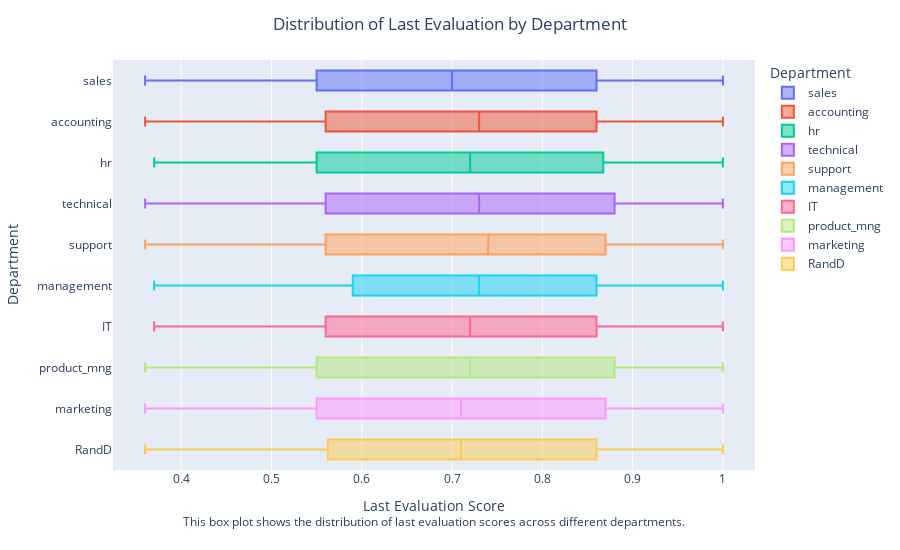

Here is the notebook cell this chart was saved with:
### Code cell
import plotly.express as px
from category_encoders import CatBoostEncoder

fig = px.box(data_frame=df, x="last_evaluation", y="Department", color="Department")

# Add title and description
fig.update_layout(
    title="Distribution of Last Evaluation by Department",
    height=550,
    title_x=0.5,  # Center the title
    xaxis_title="Last Evaluation Score",
    yaxis_title="Department",
    annotations=[
        dict(
            text="This box plot shows the distribution of last evaluation scores across different departments.",
            xref="paper",
            yref="paper",
            x=0.5,
            y=-0.15,  # Position below the x-axis
            showarrow=False,
            font=dict(size=12)
        )
    ]
)

### Figure 1 — Plotly figure (JSON) as saved in the notebook; plotly's stock layout.template omitted (floating-point values rounded to 4 significant figures; data arrays with more than 128 entries replaced by an {"elided": "..."} marker saying what was removed)
{"data": [{"alignmentgroup": "True", "hovertemplate": "Department=%{y}<br>last_evaluation=%{x}<extra></extra>", "legendgroup": "sales", "marker": {"color": "#636efa"}, "name": "sales", "notched": false, "offsetgroup": "sales", "orientation": "h", "showlegend": true, "type": "box", "x": {"elided": "4140 float values"}, "x0": " ", "xaxis": "x", "y": {"elided": "4140 str values"}, "y0": " ", "yaxis": "y"}, {"alignmentgroup": "True", "hovertemplate": "Department=%{y}<br>last_evaluation=%{x}<extra></extra>", "legendgroup": "accounting", "marker": {"color": "#EF553B"}, "name": "accounting", "notched": false, "offsetgroup": "accounting", "orientation": "h", "showlegend": true, "type": "box", "x": {"elided": "767 float values"}, "x0": " ", "xaxis": "x", "y": {"elided": "767 str values"}, "y0": " ", "yaxis": "y"}, {"alignmentgroup": "True", "hovertemplate": "Department=%{y}<br>last_evaluation=%{x}<extra></extra>", "legendgroup": "hr", "marker": {"color": "#00cc96"}, "name": "hr", "notched": false, "offsetgroup": "hr", "orientation": "h", "showlegend": true, "type": "box", "x": {"elided": "739 float values"}, "x0": " ", "xaxis": "x", "y": {"elided": "739 str values"}, "y0": " ", "yaxis": "y"}, {"alignmentgroup": "True", "hovertemplate": "Department=%{y}<br>last_evaluation=%{x}<extra></extra>", "legendgroup": "technical", "marker": {"color": "#ab63fa"}, "name": "technical", "notched": false, "offsetgroup": "technical", "orientation": "h", "showlegend": true, "type": "box", "x": {"elided": "2720 float values"}, "x0": " ", "xaxis": "x", "y": {"elided": "2720 str values"}, "y0": " ", "yaxis": "y"}, {"alignmentgroup": "True", "hovertemplate": "Department=%{y}<br>last_evaluation=%{x}<extra></extra>", "legendgroup": "support", "marker": {"color": "#FFA15A"}, "name": "support", "notched": false, "offsetgroup": "support", "orientation": "h", "showlegend": true, "type": "box", "x": {"elided": "2229 float values"}, "x0": " ", "xaxis": "x", "y": {"elided": "2229 str values"}, "y0": " ", "yaxis": "y"}, {"alignmentgroup": "True", "hovertemplate": "Department=%{y}<br>last_evaluation=%{x}<extra></extra>", "legendgroup": "management", "marker": {"color": "#19d3f3"}, "name": "management", "notched": false, "offsetgroup": "management", "orientation": "h", "showlegend": true, "type": "box", "x": {"elided": "630 float values"}, "x0": " ", "xaxis": "x", "y": {"elided": "630 str values"}, "y0": " ", "yaxis": "y"}, {"alignmentgroup": "True", "hovertemplate": "Department=%{y}<br>last_evaluation=%{x}<extra></extra>", "legendgroup": "IT", "marker": {"color": "#FF6692"}, "name": "IT", "notched": false, "offsetgroup": "IT", "orientation": "h", "showlegend": true, "type": "box", "x": {"elided": "1227 float values"}, "x0": " ", "xaxis": "x", "y": {"elided": "1227 str values"}, "y0": " ", "yaxis": "y"}, {"alignmentgroup": "True", "hovertemplate": "Department=%{y}<br>last_evaluation=%{x}<extra></extra>", "legendgroup": "product_mng", "marker": {"color": "#B6E880"}, "name": "product_mng", "notched": false, "offsetgroup": "product_mng", "orientation": "h", "showlegend": true, "type": "box", "x": {"elided": "902 float values"}, "x0": " ", "xaxis": "x", "y": {"elided": "902 str values"}, "y0": " ", "yaxis": "y"}, {"alignmentgroup": "True", "hovertemplate": "Department=%{y}<br>last_evaluation=%{x}<extra></extra>", "legendgroup": "marketing", "marker": {"color": "#FF97FF"}, "name": "marketing", "notched": false, "offsetgroup": "marketing", "orientation": "h", "showlegend": true, "type": "box", "x": {"elided": "858 float values"}, "x0": " ", "xaxis": "x", "y": {"elided": "858 str values"}, "y0": " ", "yaxis": "y"}, {"alignmentgroup": "True", "hovertemplate": "Department=%{y}<br>last_evaluation=%{x}<extra></extra>", "legendgroup": "RandD", "marker": {"color": "#FECB52"}, "name": "RandD", "notched": false, "offsetgroup": "RandD", "orientation": "h", "showlegend": true, "type": "box", "x": {"elided": "787 float values"}, "x0": " ", "xaxis": "x", "y": {"elided": "787 str values"}, "y0": " ", "yaxis": "y"}], "layout": {"annotations": [{"font": {"size": 12}, "showarrow": false, "text": "This box plot shows the distribution of last evaluation scores across different departments.", "x": 0.5, "xref": "paper", "y": -0.15, "yref": "paper"}], "boxmode": "overlay", "height": 550, "legend": {"title": {"text": "Department"}, "tracegroupgap": 0}, "margin": {"t": 60}, "title": {"text": "Distribution of Last Evaluation by Department", "x": 0.5}, "xaxis": {"anchor": "y", "domain": [0, 1], "title": {"text": "Last Evaluation Score"}}, "yaxis": {"anchor": "x", "categoryarray": ["RandD", "marketing", "product_mng", "IT", "management", "support", "technical", "hr", "accounting", "sales"], "categoryorder": "array", "domain": [0, 1], "title": {"text": "Department"}}}}
